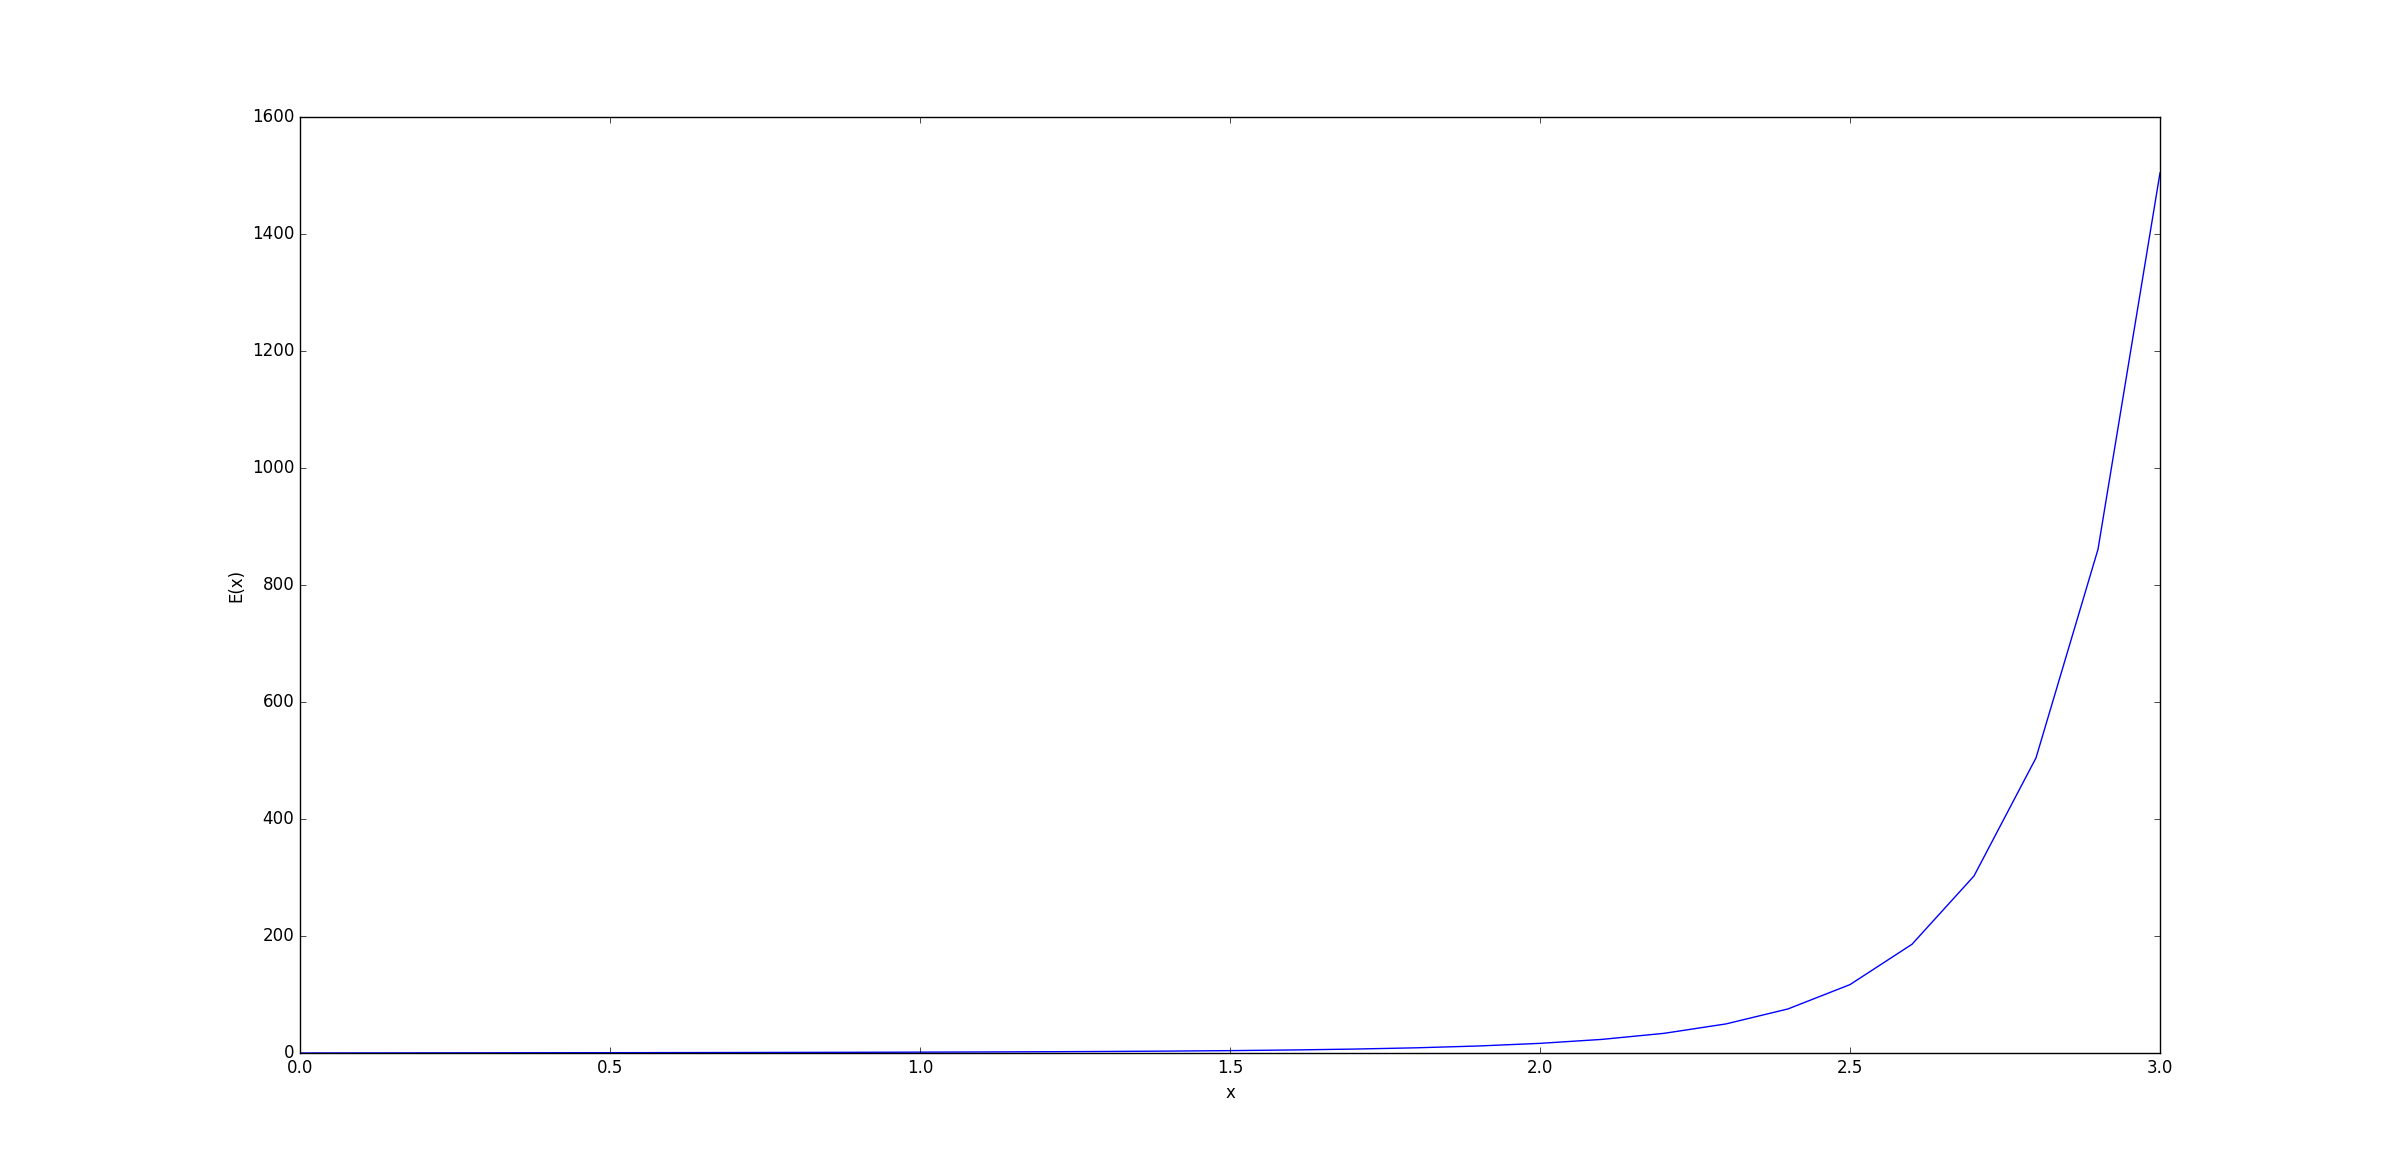

Reproduce this figure in Python.
#import functions
from numpy import zeros
from math import exp
from pylab import show,plot,xlabel,ylabel
#define integrand function
def f(t):
	return exp(t**2)
#set limits and array for answer
N=10
a=0.0
answer=zeros([31,2])
#integrate using Simpson's rule
for i in range (0,31):
	x=i/10
	b=x
	h=(b-a)/N
	s=h*(f(a)+f(b))/3
	for k in range (1,int(N/2)+1):
		s+=4*h*f(a+h*(2*k-1))/3
	for k in range (1,int(N/2-1)+1):
		s+=2*h*f(a+2*k*h)/3
	answer[i,0]=x
	answer[i,1]=s
#plot the answer
plot(answer[:,0],answer[:,1])
xlabel("x")
ylabel("E(x)")
show()
